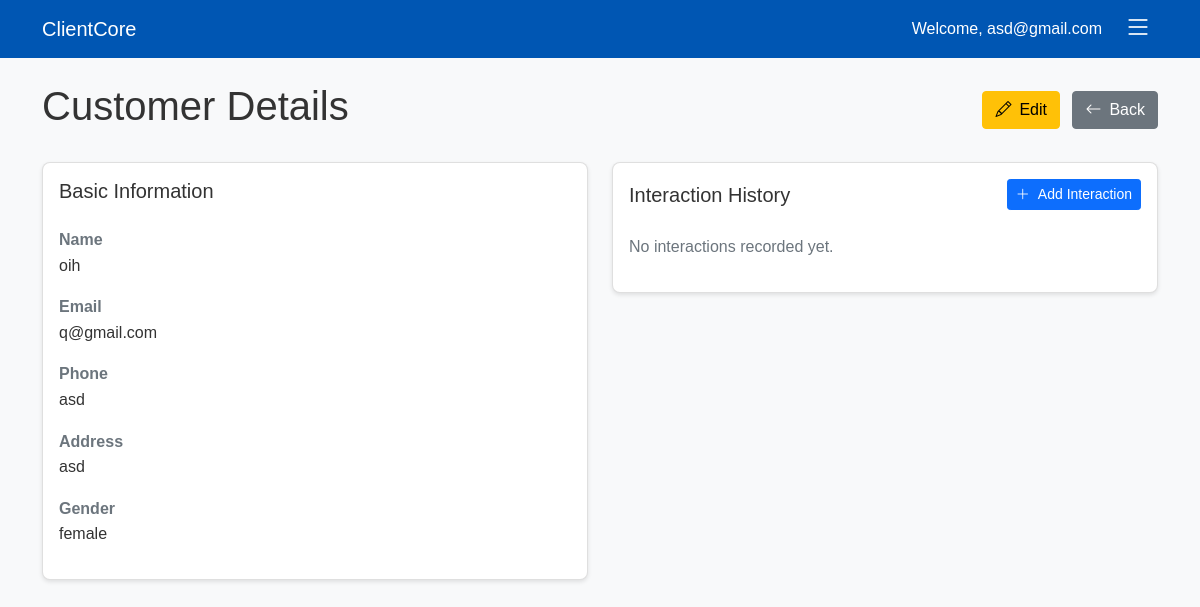
/customer/2 (signed in), run on an earlier commit of the app's database.
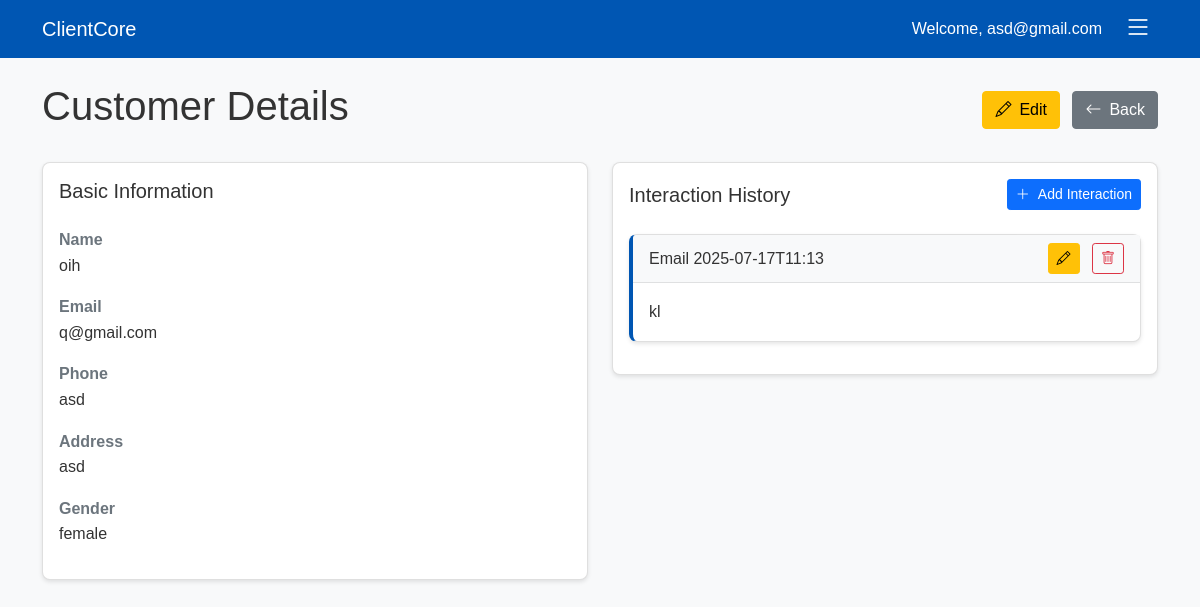
And on a later commit of the database.
### tables this page shows
CREATE TABLE interactions
                 (id INTEGER PRIMARY KEY AUTOINCREMENT,
                  customer_id INTEGER,
                  user_id INTEGER,
                  interaction_type TEXT NOT NULL,
                  notes TEXT,
                  reminder_date TIMESTAMP,
                  created_at TIMESTAMP DEFAULT CURRENT_TIMESTAMP,
                  FOREIGN KEY (customer_id) REFERENCES customers (id),
                  FOREIGN KEY (user_id) REFERENCES users (id));

### app.py (the view)
@app.route('/customer/<int:customer_id>')
def view_customer(customer_id):
    if 'user_id' not in session:
        return redirect(url_for('login'))
    conn = get_db()
    cursor = conn.cursor()
    cursor.execute('SELECT * FROM customers WHERE id = ?', (customer_id,))
    customer = cursor.fetchone()
    cursor.execute('''SELECT * FROM interactions
                 WHERE customer_id = ?
                 ORDER BY created_at DESC''', (customer_id,))
    interactions = cursor.fetchall()
    conn.close()
    if not customer:
        flash('Customer not found', 'error')
        return redirect(url_for('customers'))
    return render_template('view_customer.html',
                         customer=customer,
                         interactions=interactions,
                         current_user_id=session['user_id'])

### app.py (called while the page is built)
def get_db():
    conn = sqlite3.connect('crm.db')
    conn.row_factory = sqlite3.Row
    return conn

### templates/view_customer.html (shortened to what the changed rows need)
<!DOCTYPE html>
<html lang="en">
<head>
    <link href="https://cdn.jsdelivr.net/npm/bootstrap@5.1.3/dist/css/bootstrap.min.css" rel="stylesheet">
    <link href="https://cdn.jsdelivr.net/npm/bootstrap-icons@1.7.2/font/bootstrap-icons.css" rel="stylesheet">
</head>
<body>
    <div class="container py-4">
        <div class="d-flex justify-content-between align-items-center mb-4">
            <h1>Customer Details</h1>
        </div>
        <div class="row">
            <div class="col-md-6">
                <div class="card mb-4">
                    <div class="card-body">
                        <div class="d-flex justify-content-between align-items-center mb-4">
                            <h5 class="card-title mb-0">Interaction History</h5>
                            <button type="button" class="btn btn-primary btn-sm" data-bs-toggle="modal" data-bs-target="#addInteractionModal">
                            </button>
                        </div>
                        {% if interactions %}
                            {% for interaction in interactions %}
                            <div class="interaction-card card mb-3">
                                <div class="card-header d-flex justify-content-between align-items-center">
                                    <span>{{ interaction.interaction_type }} {{ interaction.reminder_date }}</span>
                                    <div>
                                        {% if interaction.user_id == current_user_id %}
                                            <a href="{{ url_for('edit_interaction', customer_id=customer.id, interaction_id=interaction.id) }}" class="btn btn-sm btn-warning me-2" title="Edit">
                                                <i class="bi bi-pencil"></i>
                                            </a>
                                            <button type="button" class="btn btn-sm btn-outline-danger" data-bs-toggle="modal" data-bs-target="#deleteInteractionModal{{ interaction.id }}" title="Delete">
                                                <i class="bi bi-trash"></i>
                                            </button>
                                        {% endif %}
                                    </div>
                                </div>
                                <div class="card-body">
                                    <p class="card-text">{{ interaction.notes }}</p>
                                </div>
                            </div>
                            {% endfor %}
                        {% else %}
                            <p class="text-muted">No interactions recorded yet.</p>
                        {% endif %}
                    </div>
                </div>
            </div>
        </div>
    </div>
</body>
</html>

What changed in the data, as far as the page shows it:
added interactions: interaction_type "Email", reminder_date "2025-07-17T11:13", notes "kl"
Also different on the page:
text no longer shown: "No interactions recorded yet."
